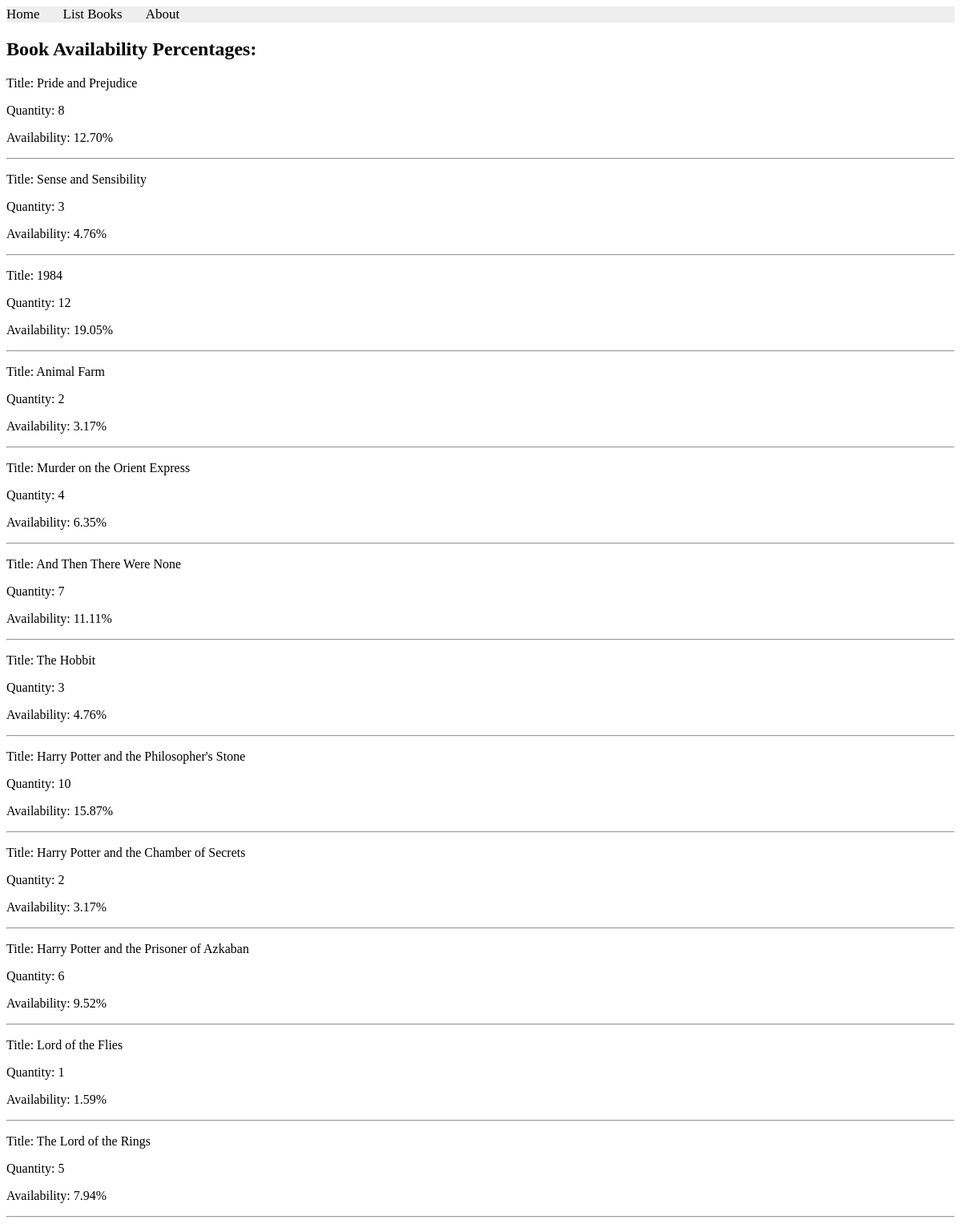
The app's page /books/lab9/task1 with its own data.
### apps/bookmodule/models.py (models this page shows)
class Book(models.Model):
    title = models.CharField(max_length= 100)
    price = models.FloatField(default=0.0)
    quantity = models.IntegerField(default=1)
    pubdate = models.DateTimeField()
    rating = models.SmallIntegerField(default = 1)
    publisher = models.ForeignKey(Publisher, null=True, on_delete=models.SET_NULL)
    authors = models.ManyToManyField(Author)

### apps/bookmodule/views.py (the view)
# urls.py: path('lab9/task1', views.lab9_task1, name='books.lab9_task1'),
def lab9_task1(request):
    total_quantity = Book.objects.aggregate(total=Sum('quantity'))['total'] or 0
    if total_quantity > 0:
        books = Book.objects.annotate(
            availability_percentage=ExpressionWrapper(
                F('quantity') * Value(100.0) / Value(total_quantity),
                output_field=FloatField()
            )
        )
    else:
        books = Book.objects.annotate(
            availability_percentage=Value(0.0, output_field=FloatField())
        )
    return render(request, 'bookmodule/lab9_task1.html', {'books': books})

### apps/templates/bookmodule/lab9_task1.html (shortened to what this page needs)
{% extends "layouts/base.html" %}
{% block content %}
    <h2>Book Availability Percentages:</h2>
    {% for book in books %}
        <p>Title: {{ book.title }}</p>
        <p>Quantity: {{ book.quantity }}</p>
        <p>Availability: {{ book.availability_percentage|floatformat:2 }}%</p>
        <hr>
    {% empty %}
        <p>No books match the conditions.</p>
    {% endfor %}
{% endblock content %}

### apps/templates/layouts/base.html (shortened to what this page needs)
<!DOCTYPE html>
<html>
{% load static %}
<head>
    <link rel="stylesheet" href="{% static 'styles.css' %}">
    <link rel="stylesheet" href="https://cdnjs.cloudflare.com/ajax/libs/font-awesome/4.7.0/css/font-awesome.min.css">
</head>
<body>
    {% include "includes/header.html" %}
    {% block content %} {% endblock content %}
</body>
</html>

### apps/templates/includes/header.html
{% with request.resolver_match.url_name as url_name %}
<div class="topnav">
    <a class="{% if url_name == 'books.index' %}active{% endif %}" href="{% url "books.index" %}">Home</a>
    <a class="{% if url_name == 'books.list_books' %}active{% endif %}" href="{% url "books.list_books" %}">List Books</a>
    <a class="{% if url_name == 'books.aboutus' %}active{% endif %}" href="{% url "books.aboutus" %}">About</a>
</div>
{% endwith %}

### apps/static/styles.css (style rules this page uses)
.topnav { background-color: #eeeeee; width: 100%; }
.topnav a { color: #000000; text-align: center; margin-right: 25px; text-decoration: none; font-size: 17px; }

### records on screen
Book: title "Pride and Prejudice", quantity "8", availability_percentage "12.70"
Book: title "Sense and Sensibility", quantity "3", availability_percentage "4.76"
Book: title "1984", quantity "12", availability_percentage "19.05"
Book: title "Animal Farm", quantity "2", availability_percentage "3.17"
Book: title "Murder on the Orient Express", quantity "4", availability_percentage "6.35"
Book: title "And Then There Were None", quantity "7", availability_percentage "11.11"
Book: title "The Hobbit", quantity "3", availability_percentage "4.76"
Book: title "Harry Potter and the Philosopher's Stone", quantity "10", availability_percentage "15.87"
Book: title "Harry Potter and the Chamber of Secrets", quantity "2", availability_percentage "3.17"
Book: title "Harry Potter and the Prisoner of Azkaban", quantity "6", availability_percentage "9.52"
Book: title "Lord of the Flies", quantity "1", availability_percentage "1.59"
Book: title "The Lord of the Rings", quantity "5", availability_percentage "7.94"
